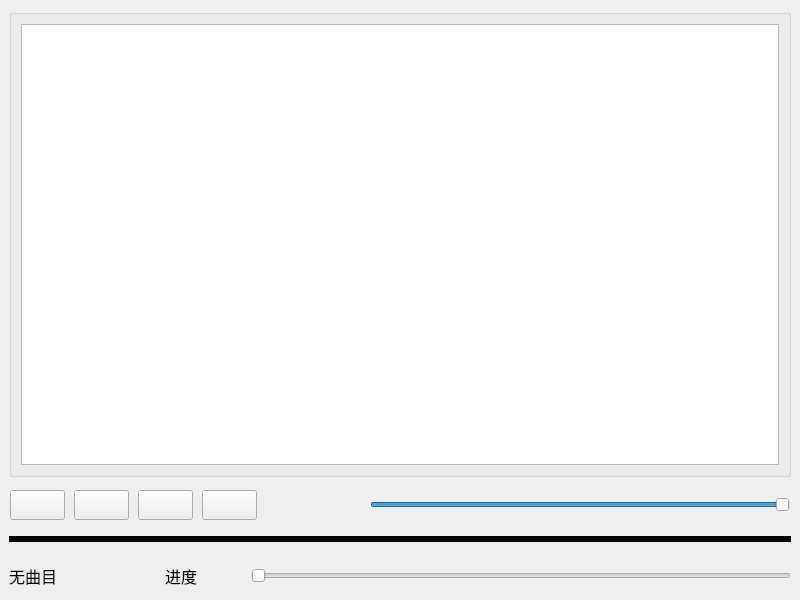
<?xml version="1.0" encoding="UTF-8"?>
<ui version="4.0">
 <class>graphicsVideoItem</class>
 <widget class="QMainWindow" name="graphicsVideoItem">
  <property name="geometry">
   <rect>
    <x>0</x>
    <y>0</y>
    <width>800</width>
    <height>600</height>
   </rect>
  </property>
  <property name="font">
   <font>
    <family>Times New Roman</family>
    <pointsize>12</pointsize>
   </font>
  </property>
  <property name="windowTitle">
   <string>MainWindow</string>
  </property>
  <widget class="QWidget" name="centralwidget">
   <layout class="QGridLayout" name="gridLayout_3">
    <item row="0" column="0">
     <widget class="QGroupBox" name="groupBox">
      <property name="title">
       <string/>
      </property>
      <layout class="QGridLayout" name="gridLayout_2">
       <item row="0" column="0">
        <widget class="QGraphicsView" name="graphicsView"/>
       </item>
      </layout>
     </widget>
    </item>
    <item row="1" column="0">
     <layout class="QVBoxLayout" name="verticalLayout_">
      <item>
       <widget class="QWidget" name="widget_" native="true">
        <property name="minimumSize">
         <size>
          <width>0</width>
          <height>35</height>
         </size>
        </property>
        <property name="maximumSize">
         <size>
          <width>16777215</width>
          <height>25</height>
         </size>
        </property>
        <layout class="QHBoxLayout" name="horizontalLayout_6">
         <property name="spacing">
          <number>9</number>
         </property>
         <property name="leftMargin">
          <number>1</number>
         </property>
         <property name="topMargin">
          <number>1</number>
         </property>
         <property name="rightMargin">
          <number>1</number>
         </property>
         <property name="bottomMargin">
          <number>1</number>
         </property>
         <item>
          <widget class="QPushButton" name="btnAdd_">
           <property name="minimumSize">
            <size>
             <width>30</width>
             <height>30</height>
            </size>
           </property>
           <property name="text">
            <string/>
           </property>
           <property name="icon">
            <iconset resource="images.qrc">
             <normaloff>:/images/001.GIF</normaloff>:/images/001.GIF</iconset>
           </property>
          </widget>
         </item>
         <item>
          <widget class="QPushButton" name="btnPlay_">
           <property name="minimumSize">
            <size>
             <width>30</width>
             <height>30</height>
            </size>
           </property>
           <property name="text">
            <string/>
           </property>
           <property name="icon">
            <iconset resource="images.qrc">
             <normaloff>:/images/620.bmp</normaloff>:/images/620.bmp</iconset>
           </property>
          </widget>
         </item>
         <item>
          <widget class="QPushButton" name="btnPause_">
           <property name="minimumSize">
            <size>
             <width>30</width>
             <height>30</height>
            </size>
           </property>
           <property name="text">
            <string/>
           </property>
           <property name="icon">
            <iconset resource="images.qrc">
             <normaloff>:/images/622.bmp</normaloff>:/images/622.bmp</iconset>
           </property>
          </widget>
         </item>
         <item>
          <widget class="QPushButton" name="btnStop_">
           <property name="minimumSize">
            <size>
             <width>30</width>
             <height>30</height>
            </size>
           </property>
           <property name="text">
            <string/>
           </property>
           <property name="icon">
            <iconset resource="images.qrc">
             <normaloff>:/images/624.bmp</normaloff>:/images/624.bmp</iconset>
           </property>
          </widget>
         </item>
         <item>
          <spacer name="horizontalSpacer_4">
           <property name="orientation">
            <enum>Qt::Horizontal</enum>
           </property>
           <property name="sizeType">
            <enum>QSizePolicy::Fixed</enum>
           </property>
           <property name="sizeHint" stdset="0">
            <size>
             <width>40</width>
             <height>20</height>
            </size>
           </property>
          </spacer>
         </item>
         <item>
          <widget class="QPushButton" name="btnSound_">
           <property name="minimumSize">
            <size>
             <width>30</width>
             <height>30</height>
            </size>
           </property>
           <property name="text">
            <string/>
           </property>
           <property name="icon">
            <iconset resource="images.qrc">
             <normaloff>:/images/volumn.bmp</normaloff>:/images/volumn.bmp</iconset>
           </property>
           <property name="flat">
            <bool>true</bool>
           </property>
          </widget>
         </item>
         <item>
          <widget class="QSlider" name="sliderVolumn_">
           <property name="minimumSize">
            <size>
             <width>100</width>
             <height>30</height>
            </size>
           </property>
           <property name="maximum">
            <number>100</number>
           </property>
           <property name="value">
            <number>100</number>
           </property>
           <property name="orientation">
            <enum>Qt::Horizontal</enum>
           </property>
          </widget>
         </item>
        </layout>
       </widget>
      </item>
      <item>
       <widget class="Line" name="line_2">
        <property name="minimumSize">
         <size>
          <width>500</width>
          <height>31</height>
         </size>
        </property>
        <property name="frameShadow">
         <enum>QFrame::Plain</enum>
        </property>
        <property name="lineWidth">
         <number>6</number>
        </property>
        <property name="orientation">
         <enum>Qt::Horizontal</enum>
        </property>
       </widget>
      </item>
     </layout>
    </item>
    <item row="2" column="0">
     <layout class="QHBoxLayout" name="horizontalLayout_5">
      <item>
       <widget class="QLabel" name="LabCurMedia_">
        <property name="minimumSize">
         <size>
          <width>150</width>
          <height>30</height>
         </size>
        </property>
        <property name="text">
         <string>无曲目</string>
        </property>
       </widget>
      </item>
      <item>
       <widget class="QLabel" name="LabRatio_">
        <property name="minimumSize">
         <size>
          <width>80</width>
          <height>30</height>
         </size>
        </property>
        <property name="text">
         <string>进度</string>
        </property>
       </widget>
      </item>
      <item>
       <widget class="QSlider" name="sliderPosition_">
        <property name="minimumSize">
         <size>
          <width>300</width>
          <height>30</height>
         </size>
        </property>
        <property name="tracking">
         <bool>false</bool>
        </property>
        <property name="orientation">
         <enum>Qt::Horizontal</enum>
        </property>
       </widget>
      </item>
     </layout>
    </item>
   </layout>
  </widget>
 </widget>
 <resources>
  <include location="images.qrc"/>
 </resources>
 <connections/>
</ui>
